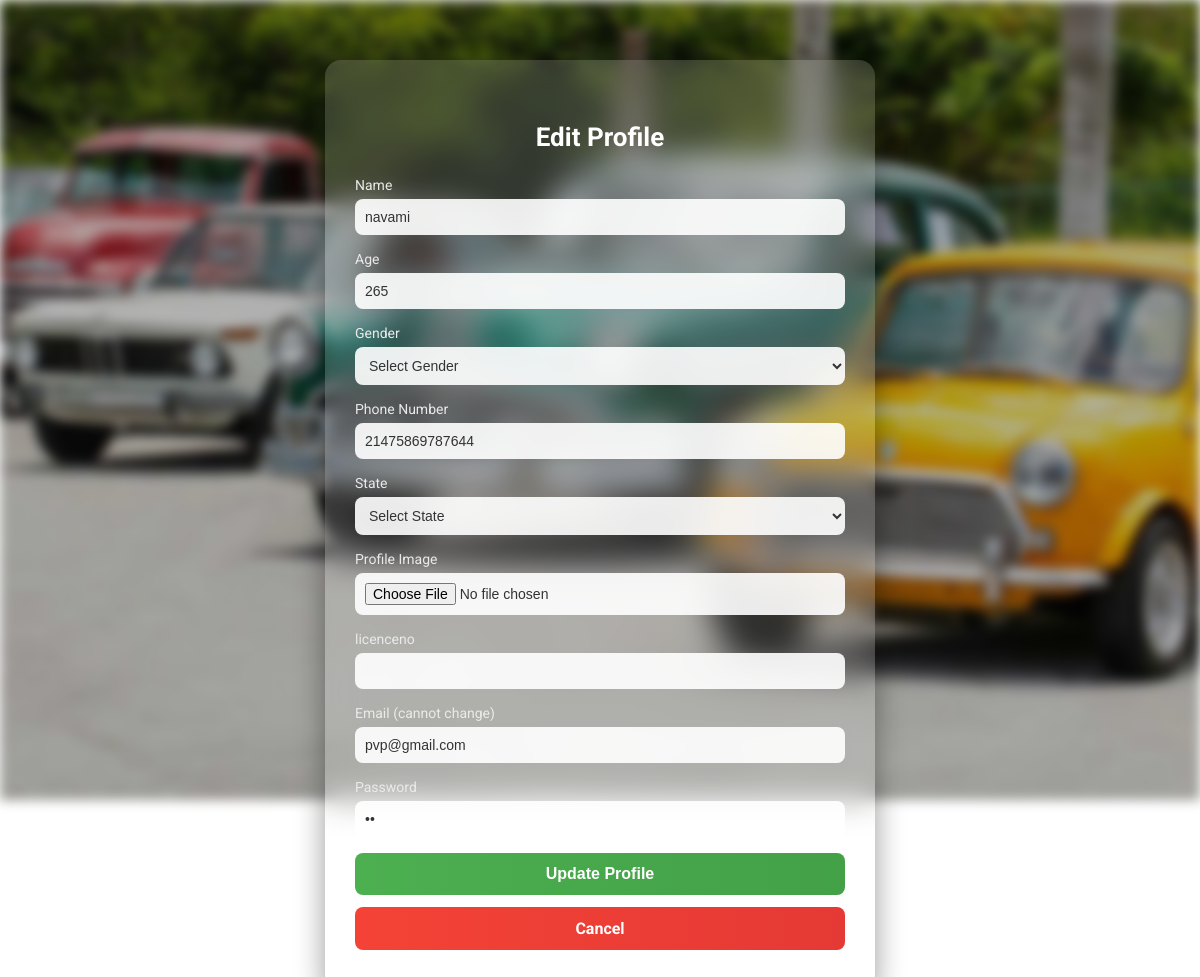
The page /editprofile/ (signed in) on the database its author committed.
### smartdriverapp/models.py (models this page shows)
class Register(models.Model):
    name=models.CharField(max_length=100,null=True,blank=True)
    email=models.CharField(max_length=100,unique=True)
    GENDER_CHOICES = [
        ('M','male'),
        ('F','female'),
        ('O','other'),
    ]
    gender=models.CharField( max_length=1,choices=GENDER_CHOICES,null=True,blank=True)
    password=models.CharField(max_length=100,null=True,blank=True)
    STATE_CHOICES= [
        ('K','kerala'),
        ('KA','karnataka'),
        ('T','tamilnadu'),
        ('O','other'),
    ]
    state=models.CharField(max_length=2,choices=STATE_CHOICES,null=True,blank=True)
    age=models.IntegerField(null=True,blank=True)
    phone_no=models.IntegerField(null=True,blank=True)
    licenceno=models.CharField(max_length=50,null=True,blank=True)
    image=models.FileField(upload_to='image/',null=True,blank=True)

### smartdriverapp/views.py (the view)
# urls.py: path('editprofile/',views.editprofile,name='editprofile'),
def editprofile(request):
    if'email' in request.session:
        email=request.session['email']
        try:
            client=models.Register.objects.get(email=email)
            if request.method=="POST":
                client.name=request.POST.get('Name')
                client.age=request.POST.get('Age')
                client.gender=request.POST.get('Gender')
                client.phone_no=request.POST.get('phone_no') or client.phone_no
                client.state=request.POST.get('state')
                client.image=request.FILES.get('image') or client.image
                client.email=request.POST.get('email')
                client.password=request.POST.get('password') or client.password
                client.licenceno=request.POST.get('licenceno') or client.licenceno
                client.save()
                return redirect('profile')
            else:
                return render(request,'editprofile.html',{'client':client})
        except models.Register.DoesNotExist:
            return HttpResponse('user not found')
    else:
        return HttpResponse('email not found')

### smartdriverapp/templates/editprofile.html (shortened to what this page needs)
{% load static %}
<!DOCTYPE html>
<html lang="en">
<head>
</head>
<body>
    <div class="container">
        <h2>Edit Profile</h2>
        <form method="POST" enctype="multipart/form-data">
            <div class="form-group">
                <label for="Name">Name</label>
                <input type="text" id="Name" name="Name" value="{{ client.name }}">
            </div>
            <div class="form-group">
                <label for="Age">Age</label>
                <input type="number" id="Age" name="Age" value="{{ client.age }}">
            </div>
            <div class="form-group">
                <label for="Gender">Gender</label>
                <select id="Gender" name="Gender">
                    <option value="">Select Gender</option>
                </select>
            </div>
            <div class="form-group">
                <label for="phone_no">Phone Number</label>
                <input type="number" id="phone_no" name="phone_no" value="{{ client.phone_no }}">
            </div>
            <div class="form-group">
                <label for="state">State</label>
                <select id="state" name="state">
                    <option value="">Select State</option>
                </select>
            </div>
            <div class="form-group">
                <label for="image">Profile Image</label>
                <input type="file" id="image" name="image">
            </div>
            <div class="form-group">
                <label for="licenceno">licenceno</label>
                <input type="text" id="licenceno" name="licenceno">
            </div>
            <div class="form-group">
                <label for="email">Email (cannot change)</label>
                <input type="email" id="email" name="email" value="{{ client.email }}" readonly>
            </div>
            <div class="form-group">
                <label for="password">Password</label>
                <input type="password" id="password" name="password" value="{{ client.password }}">
            </div>
            <button type="submit" class="btn btn-submit">Update Profile</button>
        </form>
        <a href="{% url 'profile' %}" class="btn btn-cancel">Cancel</a>
    </div>
</body>
</html>

### rows shown on the page
Register: Name "navami", Age "265", phone_no "21475869787644", email "pvp@gmail.com"
